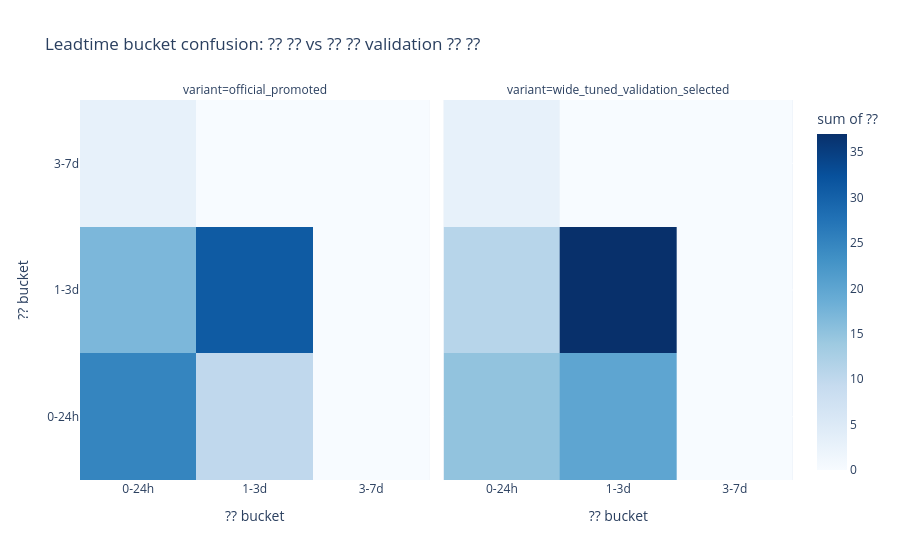
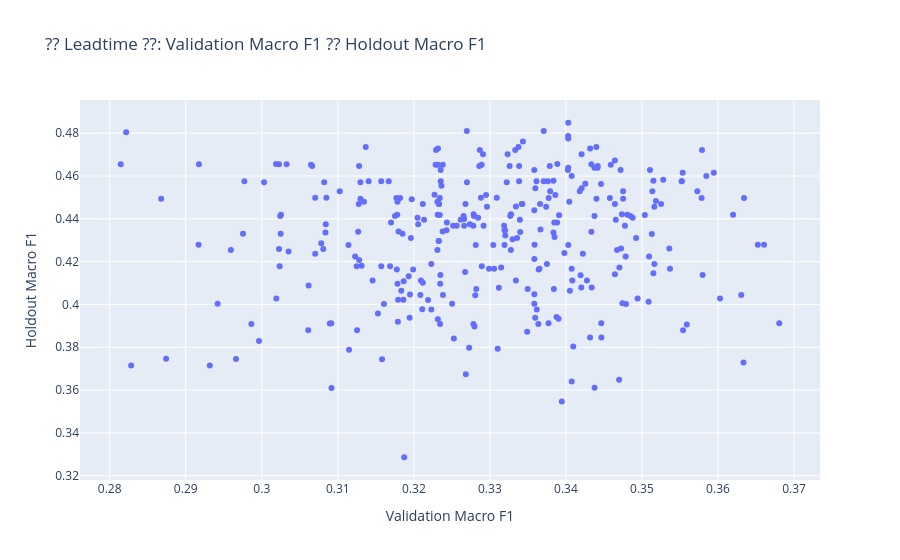

The code cell stored with these charts, in order, in its notebook:
### Code cell
if not lead_conf.empty:
    display(lead_conf.rename(columns={
        "variant": "???",
        "actual_bucket": "?? bucket",
        "predicted_bucket": "?? bucket",
        "count": "??",
    }))
    fig = px.density_heatmap(
        lead_conf,
        x="predicted_bucket",
        y="actual_bucket",
        z="count",
        facet_col="variant",
        color_continuous_scale="Blues",
        title="Leadtime bucket confusion: ?? ?? vs ?? ?? validation ?? ??",
        labels={"predicted_bucket": "?? bucket", "actual_bucket": "?? bucket", "count": "??"},
    )
    fig.show()

if not wide_lead.empty:
    hold = wide_lead[wide_lead["split"].eq("holdout")].copy()
    top = hold.sort_values("macro_f1", ascending=False).head(10)
    display(top[["candidate_id", "accuracy", "macro_f1", "weighted_f1", "top2_accuracy", "bucket_distance_mae"]].rename(columns={
        "candidate_id": "?? ID", "accuracy": "???", "macro_f1": "Macro F1", "weighted_f1": "Weighted F1", "top2_accuracy": "Top2 ???", "bucket_distance_mae": "???? MAE"
    }))
    fig = px.scatter(
        wide_lead[wide_lead["split"].eq("validation")].merge(
            wide_lead[wide_lead["split"].eq("holdout")][["candidate_id", "macro_f1", "accuracy"]],
            on="candidate_id",
            suffixes=("_validation", "_holdout"),
        ),
        x="macro_f1_validation",
        y="macro_f1_holdout",
        hover_data=["candidate_id", "accuracy_validation", "accuracy_holdout"],
        title="?? Leadtime ??: Validation Macro F1 ?? Holdout Macro F1",
        labels={"macro_f1_validation": "Validation Macro F1", "macro_f1_holdout": "Holdout Macro F1"},
    )
    fig.show()

### Figure 1 — Plotly figure (JSON) as saved in the notebook; plotly's stock layout.template omitted (floating-point values rounded to 4 significant figures)
{"data": [{"coloraxis": "coloraxis", "histfunc": "sum", "hovertemplate": "variant=official_promoted<br>?? bucket=%{y}<br>sum of ??=%{z}<extra></extra>", "name": "", "type": "histogram2d", "x": ["0-24h", "1-3d", "3-7d", "0-24h", "1-3d", "3-7d", "0-24h", "1-3d", "3-7d"], "xaxis": "x", "xbingroup": "x", "y": ["0-24h", "0-24h", "0-24h", "1-3d", "1-3d", "1-3d", "3-7d", "3-7d", "3-7d"], "yaxis": "y", "ybingroup": "y", "z": [25, 10, 0, 17, 31, 0, 3, 0, 0]}, {"coloraxis": "coloraxis", "histfunc": "sum", "hovertemplate": "variant=wide_tuned_validation_selected<br>?? bucket=%{y}<br>sum of ??=%{z}<extra></extra>", "name": "", "type": "histogram2d", "x": ["0-24h", "1-3d", "3-7d", "0-24h", "1-3d", "3-7d", "0-24h", "1-3d", "3-7d"], "xaxis": "x2", "xbingroup": "x", "y": ["0-24h", "0-24h", "0-24h", "1-3d", "1-3d", "1-3d", "3-7d", "3-7d", "3-7d"], "yaxis": "y2", "ybingroup": "y", "z": [15, 20, 0, 11, 37, 0, 3, 0, 0]}], "layout": {"annotations": [{"font": {}, "showarrow": false, "text": "variant=official_promoted", "x": 0.245, "xanchor": "center", "xref": "paper", "y": 1.0, "yanchor": "bottom", "yref": "paper"}, {"font": {}, "showarrow": false, "text": "variant=wide_tuned_validation_selected", "x": 0.755, "xanchor": "center", "xref": "paper", "y": 1.0, "yanchor": "bottom", "yref": "paper"}], "coloraxis": {"autocolorscale": false, "colorbar": {"title": {"text": "sum of ??"}}, "colorscale": [[0.0, "rgb(247,251,255)"], [0.125, "rgb(222,235,247)"], [0.25, "rgb(198,219,239)"], [0.375, "rgb(158,202,225)"], [0.5, "rgb(107,174,214)"], [0.625, "rgb(66,146,198)"], [0.75, "rgb(33,113,181)"], [0.875, "rgb(8,81,156)"], [1.0, "rgb(8,48,107)"]]}, "legend": {"tracegroupgap": 0}, "title": {"text": "Leadtime bucket confusion: ?? ?? vs ?? ?? validation ?? ??"}, "xaxis": {"anchor": "y", "domain": [0.0, 0.49], "title": {"text": "?? bucket"}}, "xaxis2": {"anchor": "y2", "domain": [0.51, 1.0], "matches": "x", "title": {"text": "?? bucket"}}, "yaxis": {"anchor": "x", "domain": [0.0, 1.0], "title": {"text": "?? bucket"}}, "yaxis2": {"anchor": "x2", "domain": [0.0, 1.0], "matches": "y", "showticklabels": false}}}

### Figure 2 — Plotly figure (JSON) as saved in the notebook; plotly's stock layout.template omitted (floating-point values rounded to 4 significant figures; data arrays with more than 128 entries replaced by an {"elided": "..."} marker saying what was removed)
{"data": [{"customdata": {"elided": "320x3 float values"}, "hovertemplate": "Validation Macro F1=%{x}<br>Holdout Macro F1=%{y}<br>candidate_id=%{customdata[0]}<br>accuracy_validation=%{customdata[1]}<br>accuracy_holdout=%{customdata[2]}<extra></extra>", "legendgroup": "", "marker": {"color": "#636efa", "symbol": "circle"}, "mode": "markers", "name": "", "orientation": "v", "showlegend": false, "type": "scatter", "x": {"elided": "320 float values"}, "xaxis": "x", "y": {"elided": "320 float values"}, "yaxis": "y"}], "layout": {"legend": {"tracegroupgap": 0}, "title": {"text": "?? Leadtime ??: Validation Macro F1 ?? Holdout Macro F1"}, "xaxis": {"anchor": "y", "domain": [0.0, 1.0], "title": {"text": "Validation Macro F1"}}, "yaxis": {"anchor": "x", "domain": [0.0, 1.0], "title": {"text": "Holdout Macro F1"}}}}
